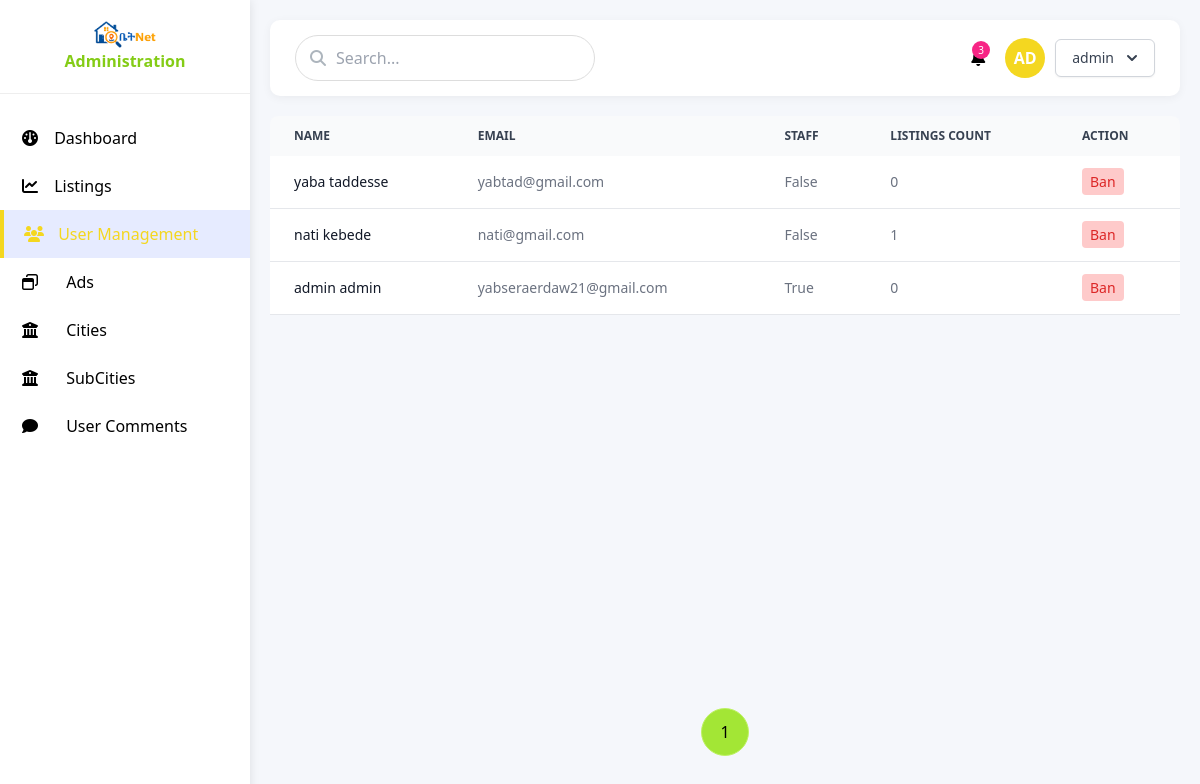
/admin-panel/users (signed in), run on the app's committed database.
### users/models.py (models this page shows, shortened)
class CustomUser(AbstractBaseUser):
    first_name = models.CharField(max_length=100, blank=True, null=True)
    last_name = models.CharField(max_length=100, blank=True, null=True)
    email = models.EmailField(unique=True)
    is_active = models.BooleanField(default=True)
    is_admin = models.BooleanField(default=False)
    is_staff = models.BooleanField(default=False)
    created_at = models.DateTimeField(auto_now_add=True)
    updated_at = models.DateTimeField(auto_now=True)
    objects = CustomUserManager()
    USERNAME_FIELD = 'email'

### admindashboard/views.py (the view)
# urls.py: path('users',  views.get_users,  name='admin-users' ),
@staff_member_required
def get_users(request):
    users = CustomUser.objects.all().order_by('-created_at')
    paginator = Paginator(users, 10)  # Show 10  per page
    page_number = request.GET.get('page')
    page_obj = paginator.get_page(page_number)
    context = {
        'users':page_obj,
        'page_obj': page_obj ,
    }
    return render(request,'admin/pages/users.html', context)

### templates/admin/pages/users.html (shortened to what this page needs)
{% extends "../layout.html" %}
{% block content %}
<div class=" z-50 relative overflow-x-auto min-h-[40rem]  sm:rounded-lg flex flex-col justify-between ">
    <table class="w-full text-sm text-left rtl:text-right text-gray-500 dark:text-gray-400 rounded-xl ">
        <thead class="text-xs text-gray-700 uppercase bg-gray-50 dark:bg-gray-700 dark:text-gray-400">
            <tr>
                <th scope="col" class="px-6 py-3">
                    Name
                </th>
                <th scope="col" class="px-6 py-3">
                    Email
                </th>
                <th scope="col" class="px-6 py-3">
                    Staff
                </th>
                <th scope="col" class="px-6 py-3">
                    Listings count
                </th>
                <th scope="col" class="px-6 py-3">
                    Action
                </th>
            </tr>
        </thead>
        <tbody>
            {% for user in users %}
            <tr class="bg-white border-b dark:bg-gray-800 dark:border-gray-300">
                <th scope="row" class="px-6 py-4 font-medium text-gray-900 whitespace-nowrap dark:text-white">
                    {{user.first_name}} {{user.last_name }}
                </th>
                <td class="px-6 py-4">
                    {{user.email }}
                </td>
                <td class="px-6 py-4">
                    {{user.is_staff }}
                </td>
                <td class="px-6 py-4">
                    {{user.listings.count}}
                </td>
                <td class="px-6 py-4">
                {% if user.is_active %}
                    <a href="{% url 'admin-action' id=user.id %}" class="font-medium bg-red-200 p-1 focus:ring-2 focus:ring-red-400 px-2 rounded  text-red-600 dark:text-red-600 ">Ban</a>
                {% else %}
                    <a href="{% url 'admin-action' id=user.id %}" class="font-medium p-1 focus:ring-2 bg-green-200 focus:ring-green-400 px-2 rounded text-green-600 dark:text-green-500">Unban</a>
                {% endif %}
                </td>
            </tr>
            {% endfor %}
        </tbody>
    </table>
 {%if users|length > 1 %}
 <div class=" ">
  <div class="">
   <nav aria-label="Page navigation">
     <ul class="pagination justify-center flex gap-5">
        {% for i in page_obj.paginator.page_range %}
       {% if i >= page_obj.number|add:'-5' and i <= page_obj.number|add:'5' %}
       <a class="page-link" href="?page={{ i }}{% if request.GET.search %}&search={{ request.GET.search }}{% endif %}"><li class=" p-2 rounded-full w-12 h-12 flex items-center justify-center  {% if i == page_obj.number %} border border-lime-300 bg-lime-400 {%else%} border border-gray-500 {% endif %}">{{i}}</li></a>
       {% endif %}
       {% endfor %}
     </ul>
   </nav>
  </div>
 </div>
 {% endif %}
</div>
{% endblock content %}

### templates/admin/layout.html (shortened to what this page needs)
{% load static tailwind_tags %}
<!DOCTYPE html>
<html lang="en">
    <head>
        <link rel="stylesheet" href="https://cdnjs.cloudflare.com/ajax/libs/font-awesome/6.4.0/css/all.min.css">
        <link href="{% static 'fontawesomefree/css/fontawesome.css' %}" rel="stylesheet" type="text/css">
        <link href="{% static 'fontawesomefree/css/brands.css' %}" rel="stylesheet" type="text/css">
        <link href="{% static 'fontawesomefree/css/solid.css' %}" rel="stylesheet" type="text/css">
        {% tailwind_css %}
        <link href="https://cdn.jsdelivr.net/npm/tailwindcss@2.2.16/dist/tailwind.min.css" rel="stylesheet">
    </head>
<body>
    <div class="dashboard">
        <div class="sidebar">
            <div class="sidebar-header flex flex-col items-center">
                <img class="w-[4rem] object-cover flex-none" src="{% static 'logo.png' %}" alt="Listing Media">
                <span class=" text-lime-500 font-semibold">Administration</span>
            </div>
            <div class="sidebar-menu">
                <div class="menu-item {% url 'admin-dashboard' as dashboard_url %}{% if request.path == dashboard_url %}active{% endif %}">
                    <a href="{{dashboard_url}}">
                        <i class="fas fa-dashboard"></i>
                        <span>Dashboard</span>
                    </a>
                </div>
                <div class="menu-item {% url 'admin-listings' as listings_url %}{% if request.path == listings_url %}active{% endif %}">
                    <a href="{{ listings_url }}">
                        <i class="fas fa-chart-line"></i>
                        <span>Listings</span>
                    </a>
                </div>
                <div class="menu-item {% url 'admin-users' as users_url %}{% if request.path == users_url %}active{% endif %}">
                    <a href="{{ users_url }}">
                        <i class="fas fa-users"></i>
                        <span>User Management</span>
                    </a>
                </div>
                <div class="menu-item {% url 'admin-ads' as ads_url %}{% if request.path == ads_url %}active{% endif %}">
                    <a href="{{ ads_url }}">
                        <i class="fa fa-window-restore" aria-hidden="true"></i>
                        <span class="flex-1 ms-3 whitespace-nowrap">Ads</span>
                    </a>
                </div>
                <div class="menu-item {% url 'admin-cities' as cities_url %}{% if request.path == cities_url %}active{% endif %}">
                    <a href="{{ cities_url }}">
                        <i class="fa fa-university" aria-hidden="true"></i>
                        <span class="flex-1 ms-3 whitespace-nowrap">Cities</span>
                    </a>
                </div>
                <div class="menu-item {% url 'admin-subcities' as subcities_url %}{% if request.path == subcities_url %}active{% endif %}">
                    <a href="{{ subcities_url }}">
                        <i class="fa fa-university" aria-hidden="true"></i>
                        <span class="flex-1 ms-3 whitespace-nowrap">SubCities</span>
                    </a>
                </div>
                <div class="menu-item {% url 'admin-comments' as comments_url %}{% if request.path == comments_url %}active{% endif %}">
                    <a href="{{ comments_url }}">
                        <i class="fa fa-comment" aria-hidden="true"></i>
                        <span class="flex-1 ms-3 whitespace-nowrap">User Comments</span>
                    </a>
                </div>
            </div>
        </div>
        <div class="main-content">
            <div class="header">
                <div class="search-bar">
                    <i class="fas fa-search"></i>
                    <input type="text" placeholder="Search...">
                </div>
                <div class="user-actions">
                    <div class="notification">
                        <span class="notification-badge">3</span>
                    </div>
                    <div class="user-profile">
                        <div class="user-avatar">AD</div>
                        <div class=" ">
                            <div class="relative inline-block text-left">
                                <div>
                                  <button id="menu-button-mob" type="button" class="inline-flex justify-center w-full rounded-md border border-gray-300 shadow-sm px-4 py-2 bg-white text-sm font-medium text-gray-700 hover:bg-gray-50 focus:outline-none focus:ring-2 focus:ring-offset-2 focus:ring-offset-gray-100 focus:ring-lime-500"  aria-expanded="false" aria-haspopup="true">
                                    {{user.first_name}}
                                    <svg class="-mr-1 ml-2 h-5 w-5" xmlns="http://www.w3.org/2000/svg" viewBox="0 0 20 20" fill="currentColor" aria-hidden="true">
                                      <path fill-rule="evenodd" d="M5.293 7.293a1 1 0 011.414 0L10 10.586l3.293-3.293a1 1 0 111.414 1.414l-4 4a1 1 0 01-1.414 0l-4-4a1 1 0 010-1.414z" clip-rule="evenodd" />
                                    </svg>
                                  </button>
                                </div>
                            </div>
                        </div>
                    </div>
                </div>
            </div>
            {% block content %}
            {% endblock %}
        </div>
    </div>

### data on the page
CustomUser: first_name "admin", last_name "admin", email "yabseraerdaw21@gmail.com", is_staff "True", listings.count "0", is_active "Ban"
CustomUser: first_name "yaba", last_name "taddesse", email "yabtad@gmail.com", is_staff "False", listings.count "0", is_active "Ban"
CustomUser: first_name "nati", last_name "kebede", email "nati@gmail.com", is_staff "False", listings.count "1", is_active "Ban"

### other printed values
{{ i }} "1"
